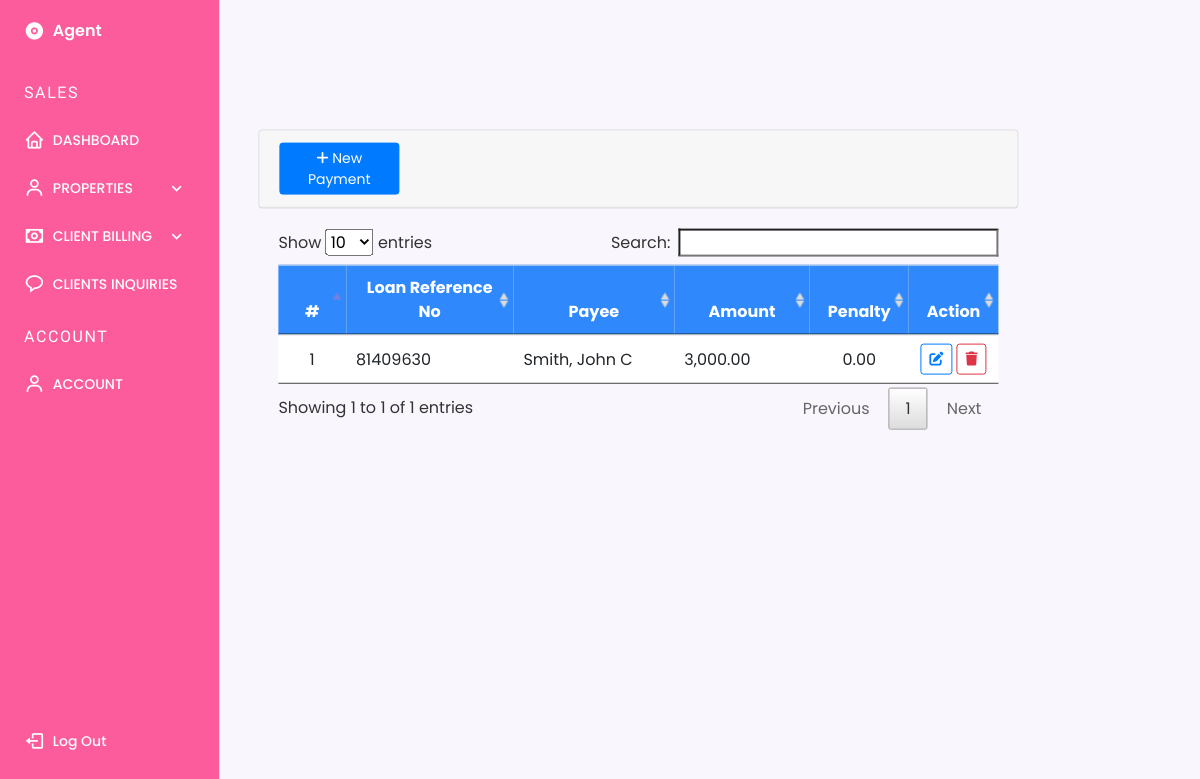
The page /employee/loan/index.php?page=payments (signed in) on the database as committed earlier.
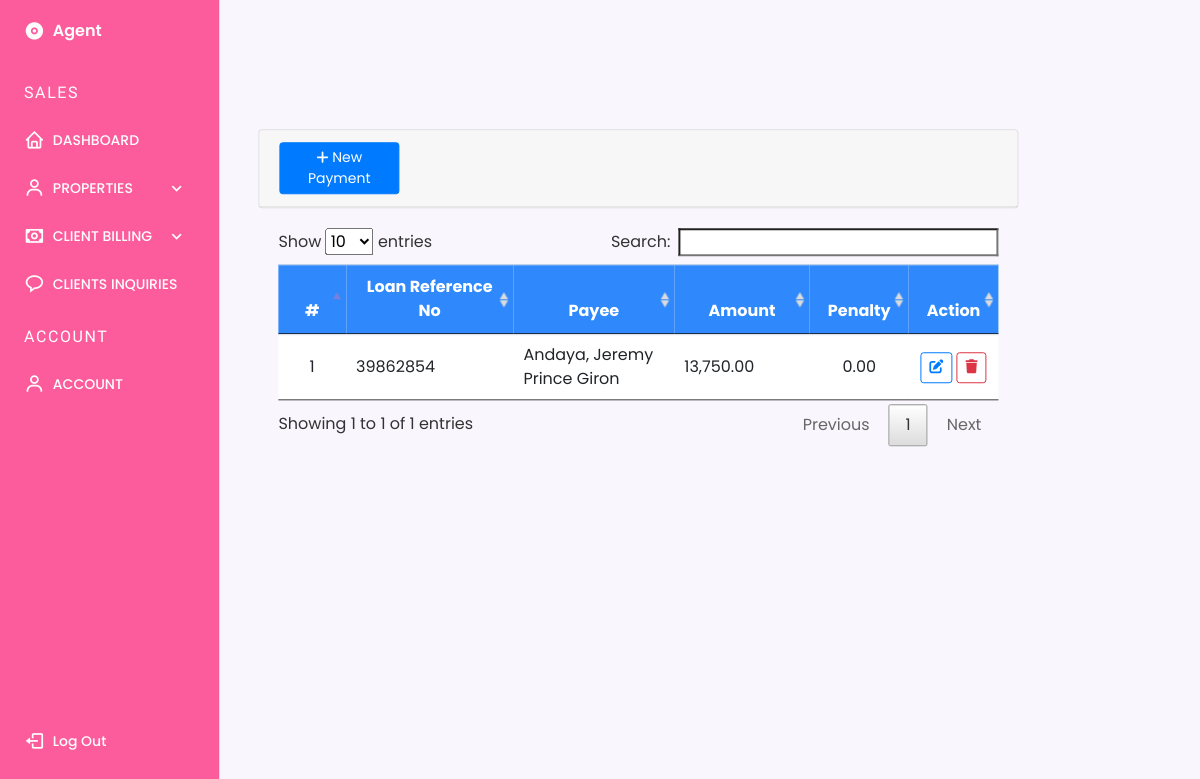
The same page on the database as committed later.
### tables this page shows
CREATE TABLE `payments` (
  `id` int(30) NOT NULL,
  `loan_id` int(30) NOT NULL,
  `payee` text NOT NULL,
  `amount` float NOT NULL DEFAULT 0,
  `penalty_amount` float NOT NULL DEFAULT 0,
  `overdue` tinyint(1) NOT NULL DEFAULT 0 COMMENT '0=no , 1 = yes',
  `date_created` datetime NOT NULL DEFAULT current_timestamp()
);

CREATE TABLE `loan_list` (
  `id` int(30) NOT NULL,
  `ref_no` varchar(50) NOT NULL,
  `loan_type_id` int(30) NOT NULL,
  `borrower_id` int(30) NOT NULL,
  `purpose` text NOT NULL,
  `amount` double NOT NULL,
  `plan_id` int(30) NOT NULL,
  `status` tinyint(1) NOT NULL DEFAULT 0 COMMENT '0= request, 1= confrimed,2=released,3=complteted,4=denied\r\n',
  `date_released` datetime NOT NULL,
  `date_created` datetime NOT NULL DEFAULT current_timestamp() ON UPDATE current_timestamp()
);

### employee/loan/payments.php (the view, shortened to what this page needs)
<?php include 'db_connect.php' ?>
<div class="size">
	<div class="col-lg-12">
		<div class="card">
			<div class="card-header">
				<div class="card-title">
					<button class="btn btn-primary btn-sm btn-block col-md-2 float-left" type="button" id="new_payments"><i class="fa fa-plus"></i> New Payment</button>
					</div>
				</div>
			</div>
			<div class="card-body">
				<table class="table" id="loan-list">
					<colgroup>
						<col width="10%">
						<col width="25%">
						<col width="25%">
						<col width="20%">
						<col width="10%">
						<col width="10%">
					</colgroup>
					<thead class="color">
						<tr>
							<th class="text-center">#</th>
							<th class="text-center">Loan Reference No</th>
							<th class="text-center">Payee</th>
							<th class="text-center">Amount</th>
							<th class="text-center">Penalty</th>
							<th class="text-center">Action</th>
						</tr>
					</thead>
					<tbody>
						<?php
							$i=1;
							$qry = $conn->query("SELECT p.*,l.ref_no,concat(b.lastname,', ',b.firstname,' ',b.middlename)as name, b.contact_no, b.address from payments p inner join loan_list l on l.id = p.loan_id inner join borrowers b on b.id = l.borrower_id  order by p.id asc");
							while($row = $qry->fetch_assoc()):
						 ?>
						 <tr>
						 	<td class="text-center"><?php echo $i++ ?></td>
						 	<td>
						 		<?php echo $row['ref_no'] ?>
						 	</td>
						 	<td>
						 		<?php echo $row['payee'] ?>
						 	</td>
						 	<td>
						 		<?php echo number_format($row['amount'],2) ?>
						 	</td>
						 	<td class="text-center">
						 		<?php echo number_format($row['penalty_amount'],2) ?>
						 	</td>
						 	<td class="text-center">
						 			<button class="btn btn-outline-primary btn-sm edit_payment" type="button" data-id="<?php echo $row['id'] ?>"><i class="fa fa-edit"></i></button>
						 			<button class="btn btn-outline-danger btn-sm delete_payment" type="button" data-id="<?php echo $row['id'] ?>"><i class="fa fa-trash"></i></button>
						 	</td>
						 </tr>
						<?php endwhile; ?>
					</tbody>
				</table>
			</div>
	</div>
</div>

Rows that differ between the two databases and show on the page:
no longer on this page (row unchanged): payments: loan_list.ref_no "81409630", payee "Smith, John C", amount "3,000.00", penalty_amount "0.00"
added payments: loan_list.ref_no "39862854", payee "Andaya, Jeremy Prince Giron", amount "13,750.00", penalty_amount "0.00"
